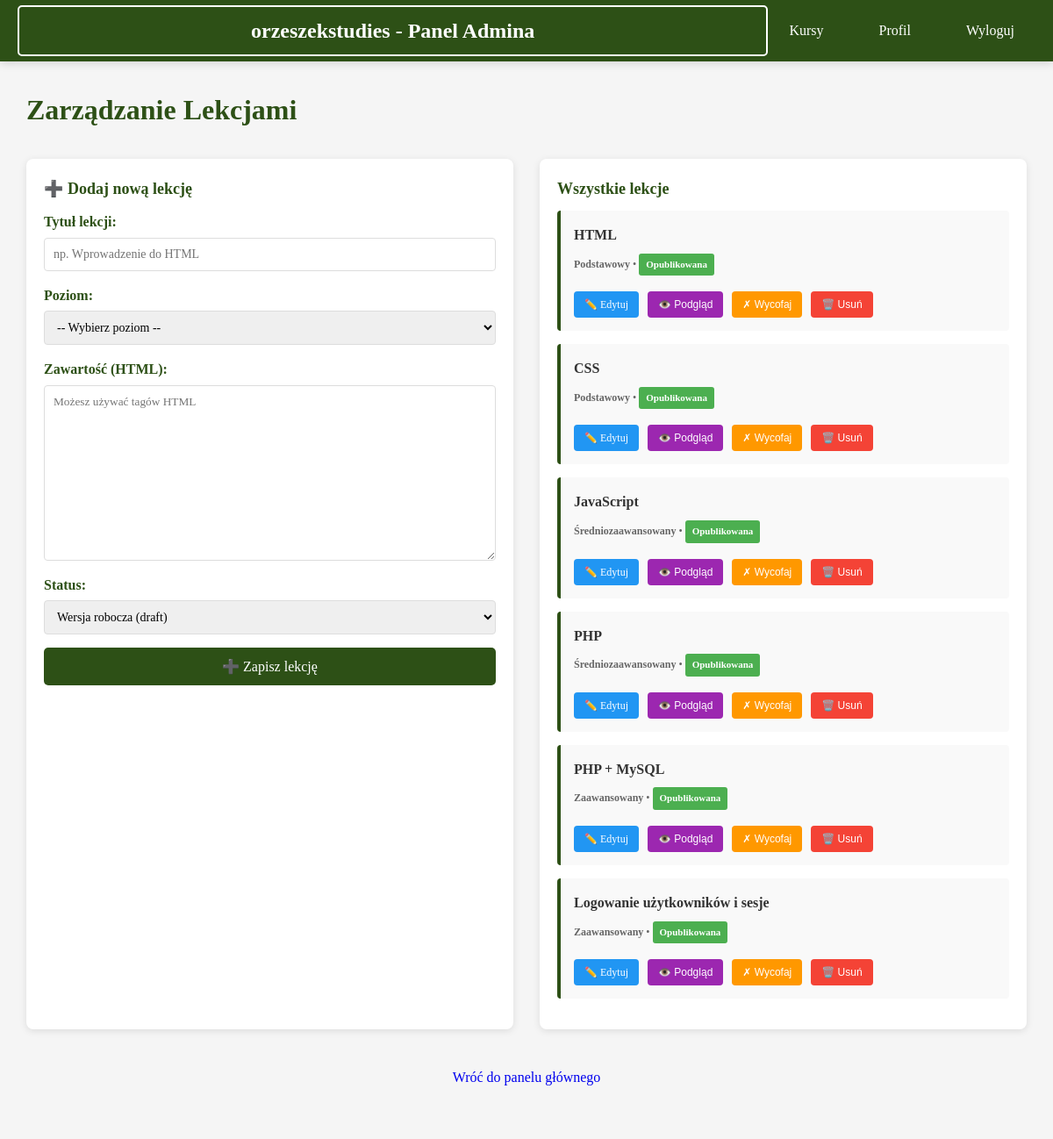
Page /admin/lessons.php (signed in) on the committed database.
### tables this page shows
CREATE TABLE lessons (
    id INT PRIMARY KEY AUTO_INCREMENT,
    title VARCHAR(100) NOT NULL,
    level_id INT NOT NULL,
    status ENUM('draft', 'published') NOT NULL DEFAULT 'published',
    content LONGTEXT NOT NULL,
    order_in_level INT NOT NULL,
    created_at TIMESTAMP DEFAULT CURRENT_TIMESTAMP,
    INDEX (status),
    FOREIGN KEY (level_id) REFERENCES lesson_levels(id) ON DELETE CASCADE
);

CREATE TABLE lesson_levels (
    id INT PRIMARY KEY AUTO_INCREMENT,
    name VARCHAR(50) NOT NULL UNIQUE,
    description TEXT,
    created_at TIMESTAMP DEFAULT CURRENT_TIMESTAMP
);

### public/admin/lessons.php (the view, shortened to what this page needs)
<?php
$db = Database::getInstance()->getConnection();
$stmt = $db->query('
    SELECT l.*, ll.name as level_name
    FROM lessons l
    JOIN lesson_levels ll ON l.level_id = ll.id
    ORDER BY l.level_id, l.order_in_level
');
$allLessons = $stmt->fetchAll();
$editingLesson = null;
?>
<!DOCTYPE html>
<html lang="pl">
<head>
    <link rel="stylesheet" href="/css/styles.css">
</head>
<body>
    <header>
        <nav>
            <a href="/" class="logo">orzeszekstudies - Panel Admina</a>
            <div class="nav-buttons">
                <a href="/" class="btn">Kursy</a>
                <a href="/profile.php" class="btn">Profil</a>
                <a href="/logout.php" class="btn">Wyloguj</a>
            </div>
        </nav>
    </header>
    <main style="padding: 30px; max-width: 1400px; margin: 0 auto;">
        <h1>Zarządzanie Lekcjami</h1>
        <div class="lessons-grid">
            <div class="lessons-form">
                <h3><?php echo $editingLesson ? '✏️ Edytuj lekcję' : '➕ Dodaj nową lekcję'; ?></h3>
                <form method="POST">
                    <div class="form-group">
                        <label for="title">Tytuł lekcji:</label>
                        <input type="text" id="title" name="title" required placeholder="np. Wprowadzenie do HTML" value="<?php echo htmlspecialchars($editingLesson['title'] ?? ''); ?>">
                    </div>
                    <div class="form-group">
                        <label for="level_id">Poziom:</label>
                        <select id="level_id" name="level_id" required>
                            <option value="">-- Wybierz poziom --</option>
                        </select>
                    </div>
                    <div class="form-group">
                        <label for="content">Zawartość (HTML):</label>
                        <textarea id="content" name="content" required placeholder="Możesz używać tagów HTML"><?php echo htmlspecialchars($editingLesson['content'] ?? ''); ?></textarea>
                    </div>
                    <div class="form-group">
                        <label for="status">Status:</label>
                        <select id="status" name="status">
                            <option value="draft">Wersja robocza (draft)</option>
                        </select>
                    </div>
                    <button type="submit" class="btn btn-primary" style="width: 100%;">
                        <?php echo $editingLesson ? '💾 Aktualizuj lekcję' : '➕ Zapisz lekcję'; ?>
                    </button>
                </form>
            </div>
            <div class="lessons-list">
                <h3>Wszystkie lekcje</h3>
                <?php if (empty($allLessons)): ?>
                <p>Brak lekcji. Dodaj pierwszą!</p>
                <?php else: ?>
                <?php foreach ($allLessons as $les): ?>
                <div class="lesson-item <?php echo $les['status']; ?>">
                    <div style="display: flex; justify-content: space-between; align-items: start;">
                        <div>
                            <h4><?php echo htmlspecialchars($les['title']); ?></h4>
                            <div class="lesson-meta">
                                <strong><?php echo htmlspecialchars($les['level_name']); ?></strong> •
                                <span class="status-badge status-<?php echo $les['status']; ?>">
                                    <?php echo $les['status'] === 'published' ? 'Opublikowana' : 'Draft'; ?>
                                </span>
                            </div>
                        </div>
                    </div>
                    <div class="lesson-actions">
                        <a href="/admin/lessons.php?edit=<?php echo $les['id']; ?>" class="btn-small btn-edit">✏️ Edytuj</a>
                        <button type="button" class="btn-small btn-preview" onclick="openPreviewLesson(<?php echo $les['id']; ?>)">
                            👁️ Podgląd
                        </button>
                        <?php if ($les['status'] === 'draft'): ?>
                        <form method="POST" style="display: inline;">
                            <input type="hidden" name="action" value="publish">
                            <input type="hidden" name="lesson_id" value="<?php echo $les['id']; ?>">
                            <button type="submit" class="btn-small btn-publish">✓ Opublikuj</button>
                        </form>
                        <?php else: ?>
                        <form method="POST" style="display: inline;">
                            <button type="submit" class="btn-small btn-unpublish">✗ Wycofaj</button>
                        </form>
                        <?php endif; ?>
                        <form method="POST" style="display: inline;" onsubmit="return confirm('Czy na pewno usunąć tę lekcję i jej quiz?');">
                            <button type="submit" class="btn-small btn-delete">🗑️ Usuń</button>
                        </form>
                    </div>
                </div>
                <?php endforeach; ?>
                <?php endif; ?>
            </div>
        </div>
        <p style="margin-top: 30px; text-align: center;">
            <a href="/admin/dashboard.php" class="btn">Wróć do panelu głównego</a>
        </p>
    </main>
</body>
</html>

### public/css/styles.css (style rules this page uses)
:root { --primary-color: #2d5016; --primary-light: #4a7c2a; --primary-hover: #1f3a0f; --light-bg: #f5f5f5; --white: #ffffff; --dark-text: #333333; --border-color: #e0e0e0; --success: #4caf50; --danger: #f44336; --warning: #ff9800; }
* { margin: 0; padding: 0; box-sizing: border-box; }
html, body { height: 100%; }
body { font-family: 'Georgia', 'Garamond', serif; background-color: var(--light-bg); color: var(--dark-text); line-height: 1.6; }
header { position: sticky; top: 0; z-index: 1000; background-color: var(--primary-color); box-shadow: 0 2px 10px rgba(0, 0, 0, 0.15); padding: 0 20px; }
header nav { display: flex; justify-content: space-between; align-items: center; max-width: 1400px; margin: 0 auto; height: 70px; }
header .logo { font-size: 24px; font-weight: bold; color: var(--white); text-decoration: none; margin: 0 auto; flex: 1; text-align: center; }
header .nav-buttons { display: flex; gap: 15px; margin-left: auto; }
header button, header a { background-color: transparent; color: var(--white); border: 2px solid var(--white); padding: 8px 16px; border-radius: 5px; cursor: pointer; font-family: 'Georgia', 'Garamond', serif; font-size: 14px; transition: all 0.3s ease; text-decoration: none; display: inline-block; }
main { max-width: 1400px; margin: 40px auto; padding: 0 20px; min-height: calc(100vh - 70px); }
.btn { display: inline-block; padding: 12px 24px; border: none; border-radius: 5px; font-family: 'Georgia', 'Garamond', serif; font-size: 16px; cursor: pointer; transition: all 0.3s ease; text-decoration: none; }
.btn-primary { background-color: var(--primary-color); color: var(--white); }
.btn-small { padding: 8px 16px; font-size: 14px; }
h1 { font-size: 32px; color: var(--primary-color); margin-bottom: 20px; }
h3 { font-size: 18px; color: var(--primary-color); margin-bottom: 10px; }
p { margin-bottom: 15px; }
.form-group { margin-bottom: 20px; display: flex; flex-direction: column; }
.form-group label { font-weight: bold; margin-bottom: 8px; color: var(--primary-color); }
.form-group input, .form-group select { padding: 12px; border: 2px solid var(--border-color); border-radius: 5px; font-family: 'Georgia', 'Garamond', serif; font-size: 14px; transition: border 0.3s ease; }

### public/admin/lessons.php (style rules this page uses)
.lessons-grid { display: grid; grid-template-columns: 1fr 1fr; gap: 30px; margin-top: 30px; }
.lessons-form, .lessons-list { background: white; padding: 20px; border-radius: 8px; box-shadow: 0 2px 8px rgba(0, 0, 0, 0.1); }
.form-group { margin-bottom: 15px; }
.form-group label { display: block; margin-bottom: 5px; font-weight: bold; }
.form-group input, .form-group select, .form-group textarea { width: 100%; padding: 10px; border: 1px solid #ddd; border-radius: 4px; font-family: inherit; }
.form-group textarea { min-height: 200px; resize: vertical; }
.lesson-item { background: #f9f9f9; padding: 15px; border-radius: 4px; margin-bottom: 15px; border-left: 4px solid #2d5016; }
.lesson-item h4 { margin: 0 0 8px 0; }
.lesson-meta { font-size: 12px; color: #666; margin: 8px 0; }
.lesson-actions { display: flex; gap: 10px; margin-top: 10px; }
.lesson-actions form { display: inline; }
.btn-small { display: inline-block; padding: 6px 12px; font-size: 12px; border: none; border-radius: 4px; cursor: pointer; text-decoration: none; line-height: 1.5; box-sizing: border-box; vertical-align: middle; }
.btn-unpublish { background: #ff9800; color: white; }
.btn-delete { background: #f44336; color: white; }
.btn-edit { background: #2196F3; color: white; }
.btn-preview { background: #9C27B0; color: white; }
.status-badge { display: inline-block; padding: 4px 8px; border-radius: 3px; font-size: 11px; font-weight: bold; }
.status-published { background: #4caf50; color: white; }

### rows in the picture
lessons: title "HTML", level.name "Podstawowy", status "Opublikowana"
lessons: title "CSS", level.name "Podstawowy", status "Opublikowana"
lessons: title "JavaScript", level.name "Średniozaawansowany", status "Opublikowana"
lessons: title "PHP", level.name "Średniozaawansowany", status "Opublikowana"
lessons: title "PHP + MySQL", level.name "Zaawansowany", status "Opublikowana"
lessons: title "Logowanie użytkowników i sesje", level.name "Zaawansowany", status "Opublikowana"
